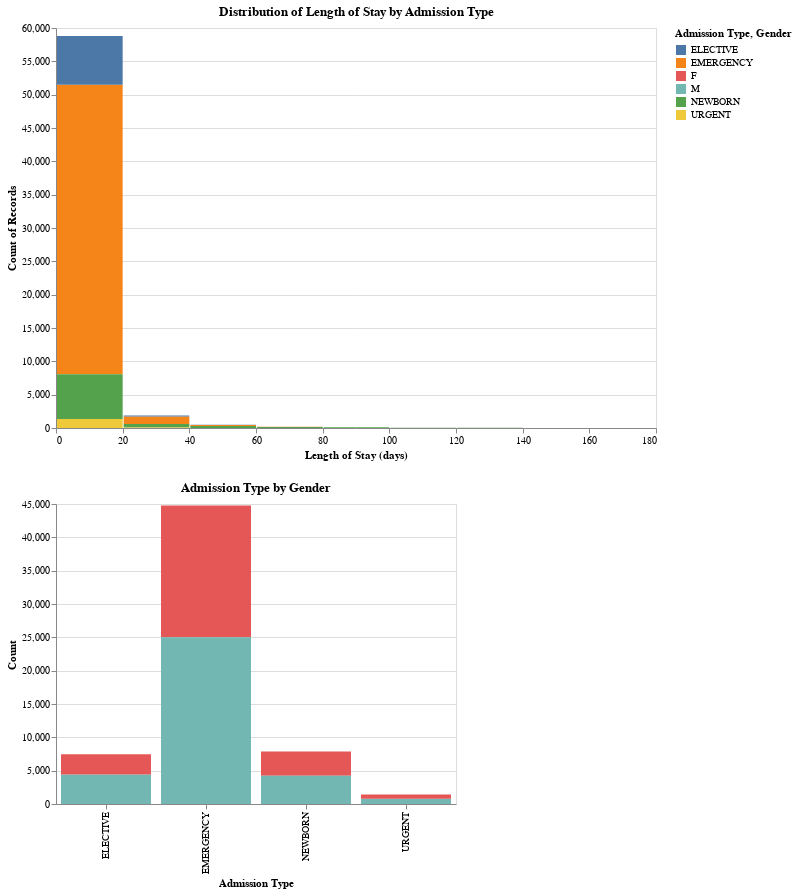

Source (notebook cell):
### Code cell
import altair as alt
import pandas as pd

# Enable VegaFusion
alt.data_transformers.enable("vegafusion")

# Load the parquet files into DataFrames
df_admissions = pd.read_parquet('admissions.parquet')
df_patients = pd.read_parquet('patients.parquet')
df_icustays = pd.read_parquet('icustays.parquet')

# Join the DataFrames
df = pd.merge(df_admissions, df_patients, on='SUBJECT_ID')
df = pd.merge(df, df_icustays, on=['SUBJECT_ID', 'HADM_ID'])

# Create a histogram of length of stay
los_hist = alt.Chart(df).mark_bar().encode(
    alt.X("LOS:Q", bin=True, title='Length of Stay (days)'),
    y='count()',
    color=alt.Color('ADMISSION_TYPE:N', title='Admission Type'),
    tooltip=['count()']
).properties(
    width=600,
    height=400,
    title='Distribution of Length of Stay by Admission Type'
)

# Create a bar chart of admission type by gender
adm_gender_bar = alt.Chart(df).mark_bar().encode(
    x=alt.X('ADMISSION_TYPE:N', title='Admission Type'),
    y=alt.Y('count()', title='Count'),
    color=alt.Color('GENDER:N', title='Gender'),
    tooltip=['count()']
).properties(
    width=400,
    height=300,
    title='Admission Type by Gender'
)

# Combine the charts
dashboard = alt.vconcat(los_hist, adm_gender_bar)

# Display the dashboard
dashboard

### Figure 1 — Vega specification as saved in the notebook (floating-point values rounded to 4 significant figures)
{"$schema": "https://vega.github.io/schema/vega/v5.json", "data": [{"name": "source_0"}, {"name": "data_0", "values": [{"ADMISSION_TYPE": "EMERGENCY", "__count": 43429, "__count_end": 51500.0, "__count_start": 8073.0, "bin_maxbins_10_LOS": 0.0, "bin_maxbins_10_LOS_end": 20.0}, {"ADMISSION_TYPE": "ELECTIVE", "__count": 7283, "__count_end": 58780.0, "__count_start": 51500.0, "bin_maxbins_10_LOS": 0.0, "bin_maxbins_10_LOS_end": 20.0}, {"ADMISSION_TYPE": "NEWBORN", "__count": 6732, "__count_end": 8073.0, "__count_start": 1341.0, "bin_maxbins_10_LOS": 0.0, "bin_maxbins_10_LOS_end": 20.0}, {"ADMISSION_TYPE": "URGENT", "__count": 1341, "__count_end": 1341.0, "__count_start": 0.0, "bin_maxbins_10_LOS": 0.0, "bin_maxbins_10_LOS_end": 20.0}, {"ADMISSION_TYPE": "EMERGENCY", "__count": 1128, "__count_end": 1729.0, "__count_start": 601.0, "bin_maxbins_10_LOS": 20.0, "bin_maxbins_10_LOS_end": 40.0}, {"ADMISSION_TYPE": "EMERGENCY", "__count": 171, "__count_end": 457.0, "__count_start": 286.0, "bin_maxbins_10_LOS": 40.0, "bin_maxbins_10_LOS_end": 60.0}, {"ADMISSION_TYPE": "NEWBORN", "__count": 272, "__count_end": 286.0, "__count_start": 14.0, "bin_maxbins_10_LOS": 40.0, "bin_maxbins_10_LOS_end": 60.0}, {"ADMISSION_TYPE": "NEWBORN", "__count": 100, "__count_end": 101.0, "__count_start": 1.0, "bin_maxbins_10_LOS": 80.0, "bin_maxbins_10_LOS_end": 100.0}, {"ADMISSION_TYPE": "NEWBORN", "__count": 543, "__count_end": 601.0, "__count_start": 58.0, "bin_maxbins_10_LOS": 20.0, "bin_maxbins_10_LOS_end": 40.0}, {"ADMISSION_TYPE": "NEWBORN", "__count": 140, "__count_end": 143.0, "__count_start": 3.0, "bin_maxbins_10_LOS": 60.0, "bin_maxbins_10_LOS_end": 80.0}, {"ADMISSION_TYPE": "URGENT", "__count": 58, "__count_end": 58.0, "__count_start": 0.0, "bin_maxbins_10_LOS": 20.0, "bin_maxbins_10_LOS_end": 40.0}, {"ADMISSION_TYPE": "ELECTIVE", "__count": 133, "__count_end": 1862.0, "__count_start": 1729.0, "bin_maxbins_10_LOS": 20.0, "bin_maxbins_10_LOS_end": 40.0}, {"ADMISSION_TYPE": "URGENT", "__count": 14, "__count_end": 14.0, "__count_start": 0.0, "bin_maxbins_10_LOS": 40.0, "bin_maxbins_10_LOS_end": 60.0}, {"ADMISSION_TYPE": "NEWBORN", "__count": 47, "__count_end": 47.0, "__count_start": 0.0, "bin_maxbins_10_LOS": 100.0, "bin_maxbins_10_LOS_end": 120.0}, {"ADMISSION_TYPE": "EMERGENCY", "__count": 8, "__count_end": 109.0, "__count_start": 101.0, "bin_maxbins_10_LOS": 80.0, "bin_maxbins_10_LOS_end": 100.0}, {"ADMISSION_TYPE": "NEWBORN", "__count": 10, "__count_end": 10.0, "__count_start": 0.0, "bin_maxbins_10_LOS": 140.0, "bin_maxbins_10_LOS_end": 160.0}, {"ADMISSION_TYPE": "EMERGENCY", "__count": 34, "__count_end": 177.0, "__count_start": 143.0, "bin_maxbins_10_LOS": 60.0, "bin_maxbins_10_LOS_end": 80.0}, {"ADMISSION_TYPE": "ELECTIVE", "__count": 27, "__count_end": 484.0, "__count_start": 457.0, "bin_maxbins_10_LOS": 40.0, "bin_maxbins_10_LOS_end": 60.0}, {"ADMISSION_TYPE": "NEWBORN", "__count": 25, "__count_end": 25.0, "__count_start": 0.0, "bin_maxbins_10_LOS": 120.0, "bin_maxbins_10_LOS_end": 140.0}, {"ADMISSION_TYPE": "URGENT", "__count": 3, "__count_end": 3.0, "__count_start": 0.0, "bin_maxbins_10_LOS": 60.0, "bin_maxbins_10_LOS_end": 80.0}, {"ADMISSION_TYPE": "ELECTIVE", "__count": 4, "__count_end": 113.0, "__count_start": 109.0, "bin_maxbins_10_LOS": 80.0, "bin_maxbins_10_LOS_end": 100.0}, {"ADMISSION_TYPE": "EMERGENCY", "__count": 8, "__count_end": 55.0, "__count_start": 47.0, "bin_maxbins_10_LOS": 100.0, "bin_maxbins_10_LOS_end": 120.0}, {"ADMISSION_TYPE": "URGENT", "__count": 1, "__count_end": 1.0, "__count_start": 0.0, "bin_maxbins_10_LOS": 80.0, "bin_maxbins_10_LOS_end": 100.0}, {"ADMISSION_TYPE": "EMERGENCY", "__count": 1, "__count_end": 11.0, "__count_start": 10.0, "bin_maxbins_10_LOS": 140.0, "bin_maxbins_10_LOS_end": 160.0}, {"ADMISSION_TYPE": "NEWBORN", "__count": 2, "__count_end": 2.0, "__count_start": 0.0, "bin_maxbins_10_LOS": 160.0, "bin_maxbins_10_LOS_end": 180.0}, {"ADMISSION_TYPE": "ELECTIVE", "__count": 1, "__count_end": 4.0, "__count_start": 3.0, "bin_maxbins_10_LOS": 160.0, "bin_maxbins_10_LOS_end": 180.0}, {"ADMISSION_TYPE": "ELECTIVE", "__count": 5, "__count_end": 182.0, "__count_start": 177.0, "bin_maxbins_10_LOS": 60.0, "bin_maxbins_10_LOS_end": 80.0}, {"ADMISSION_TYPE": "EMERGENCY", "__count": 1, "__count_end": 26.0, "__count_start": 25.0, "bin_maxbins_10_LOS": 120.0, "bin_maxbins_10_LOS_end": 140.0}, {"ADMISSION_TYPE": "EMERGENCY", "__count": 1, "__count_end": 3.0, "__count_start": 2.0, "bin_maxbins_10_LOS": 160.0, "bin_maxbins_10_LOS_end": 180.0}]}, {"name": "data_1", "values": [{"ADMISSION_TYPE": "EMERGENCY", "GENDER": "F", "__count": 19782, "__count_end": 44780.0, "__count_start": 25000.0}, {"ADMISSION_TYPE": "ELECTIVE", "GENDER": "M", "__count": 4432, "__count_end": 4432.0, "__count_start": 0.0}, {"ADMISSION_TYPE": "EMERGENCY", "GENDER": "M", "__count": 25000, "__count_end": 25000.0, "__count_start": 0.0}, {"ADMISSION_TYPE": "NEWBORN", "GENDER": "F", "__count": 3623, "__count_end": 7878.0, "__count_start": 4255.0}, {"ADMISSION_TYPE": "URGENT", "GENDER": "M", "__count": 782, "__count_end": 782.0, "__count_start": 0.0}, {"ADMISSION_TYPE": "ELECTIVE", "GENDER": "F", "__count": 3021, "__count_end": 7453.0, "__count_start": 4432.0}, {"ADMISSION_TYPE": "NEWBORN", "GENDER": "M", "__count": 4255, "__count_end": 4255.0, "__count_start": 0.0}, {"ADMISSION_TYPE": "URGENT", "GENDER": "F", "__count": 637, "__count_end": 1419.0, "__count_start": 782.0}]}, {"name": "data_0_color_domain_ADMISSION_TYPE_0", "values": [{"ADMISSION_TYPE": "EMERGENCY"}, {"ADMISSION_TYPE": "ELECTIVE"}, {"ADMISSION_TYPE": "NEWBORN"}, {"ADMISSION_TYPE": "URGENT"}]}, {"name": "data_1_color_domain_GENDER_1", "values": [{"GENDER": "F"}, {"GENDER": "M"}]}, {"name": "data_1_concat_1_x_domain_ADMISSION_TYPE", "values": [{"ADMISSION_TYPE": "EMERGENCY"}, {"ADMISSION_TYPE": "ELECTIVE"}, {"ADMISSION_TYPE": "NEWBORN"}, {"ADMISSION_TYPE": "URGENT"}]}], "signals": [{"name": "concat_0_bin_maxbins_10_LOS_bins", "value": {"fields": ["LOS"], "fname": "bin_LOS", "start": 0.0, "step": 20.0, "stop": 180.0}}, {"name": "concat_0_width", "value": 600}, {"name": "concat_0_height", "value": 400}, {"name": "concat_1_width", "value": 400}, {"name": "concat_1_height", "value": 300}], "marks": [{"type": "group", "name": "concat_0_group", "encode": {"update": {"height": {"signal": "concat_0_height"}, "width": {"signal": "concat_0_width"}}}, "marks": [{"type": "rect", "name": "concat_0_marks", "from": {"data": "data_0"}, "encode": {"update": {"x2": {"field": "bin_maxbins_10_LOS", "scale": "concat_0_x", "offset": {"signal": "0.5 + (abs(scale(\"concat_0_x\", datum[\"bin_maxbins_10_LOS_end\"]) - scale(\"concat_0_x\", datum[\"bin_maxbins_10_LOS\"])) < 0.25 ? -0.5 * (0.25 - (abs(scale(\"concat_0_x\", datum[\"bin_maxbins_10_LOS_end\"]) - scale(\"concat_0_x\", datum[\"bin_maxbins_10_LOS\"])))) : 0.5)"}}, "fill": {"field": "ADMISSION_TYPE", "scale": "color"}, "x": {"field": "bin_maxbins_10_LOS_end", "scale": "concat_0_x", "offset": {"signal": "0.5 + (abs(scale(\"concat_0_x\", datum[\"bin_maxbins_10_LOS_end\"]) - scale(\"concat_0_x\", datum[\"bin_maxbins_10_LOS\"])) < 0.25 ? 0.5 * (0.25 - (abs(scale(\"concat_0_x\", datum[\"bin_maxbins_10_LOS_end\"]) - scale(\"concat_0_x\", datum[\"bin_maxbins_10_LOS\"])))) : -0.5)"}}, "y2": {"field": "__count_start", "scale": "concat_0_y"}, "tooltip": {"signal": "{\"Count of Records\": format(datum[\"__count\"], \"\")}"}, "y": {"field": "__count_end", "scale": "concat_0_y"}}}, "style": ["bar"]}], "axes": [{"scale": "concat_0_y", "orient": "left", "tickCount": {"signal": "ceil(concat_0_height/40)"}, "labels": false, "domain": false, "grid": true, "minExtent": 0, "aria": false, "maxExtent": 0, "ticks": false, "zindex": 0, "gridScale": "concat_0_x"}, {"scale": "concat_0_x", "labelFlush": true, "labelOverlap": true, "tickCount": {"signal": "ceil(concat_0_width/10)"}, "zindex": 0, "title": "Length of Stay (days)", "orient": "bottom", "grid": false}, {"scale": "concat_0_y", "orient": "left", "grid": false, "title": "Count of Records", "tickCount": {"signal": "ceil(concat_0_height/40)"}, "zindex": 0, "labelOverlap": true}], "title": {"text": "Distribution of Length of Stay by Admission Type", "frame": "group"}, "style": "cell"}, {"type": "group", "name": "concat_1_group", "encode": {"update": {"height": {"signal": "concat_1_height"}, "width": {"signal": "concat_1_width"}}}, "marks": [{"type": "rect", "name": "concat_1_marks", "from": {"data": "data_1"}, "encode": {"update": {"y": {"field": "__count_end", "scale": "concat_1_y"}, "x": {"field": "ADMISSION_TYPE", "scale": "concat_1_x"}, "tooltip": {"signal": "{\"Count of Records\": format(datum[\"__count\"], \"\")}"}, "width": {"signal": "max(0.25, bandwidth('concat_1_x'))"}, "y2": {"field": "__count_start", "scale": "concat_1_y"}, "fill": {"field": "GENDER", "scale": "color"}}}, "style": ["bar"]}], "axes": [{"scale": "concat_1_y", "grid": true, "domain": false, "labels": false, "gridScale": "concat_1_x", "maxExtent": 0, "ticks": false, "orient": "left", "tickCount": {"signal": "ceil(concat_1_height/40)"}, "zindex": 0, "aria": false, "minExtent": 0}, {"scale": "concat_1_x", "grid": false, "title": "Admission Type", "labelBaseline": "middle", "labelAngle": 270, "zindex": 0, "orient": "bottom", "labelAlign": "right"}, {"scale": "concat_1_y", "tickCount": {"signal": "ceil(concat_1_height/40)"}, "orient": "left", "labelOverlap": true, "grid": false, "title": "Count", "zindex": 0}], "title": {"text": "Admission Type by Gender", "frame": "group"}, "style": "cell"}], "scales": [{"name": "color", "type": "ordinal", "domain": {"fields": [{"data": "data_0_color_domain_ADMISSION_TYPE_0", "field": "ADMISSION_TYPE"}, {"data": "data_1_color_domain_GENDER_1", "field": "GENDER"}], "sort": true}, "range": "category"}, {"name": "concat_0_x", "type": "linear", "domain": {"signal": "[concat_0_bin_maxbins_10_LOS_bins.start, concat_0_bin_maxbins_10_LOS_bins.stop]"}, "range": [0, {"signal": "concat_0_width"}], "bins": {"signal": "concat_0_bin_maxbins_10_LOS_bins"}, "zero": false}, {"name": "concat_0_y", "type": "linear", "domain": {"data": "data_0", "fields": ["__count_start", "__count_end"]}, "range": [{"signal": "concat_0_height"}, 0], "nice": true, "zero": true}, {"name": "concat_1_x", "type": "band", "domain": {"data": "data_1_concat_1_x_domain_ADMISSION_TYPE", "field": "ADMISSION_TYPE", "sort": true}, "range": [0, {"signal": "concat_1_width"}], "paddingInner": 0.1, "paddingOuter": 0.05}, {"name": "concat_1_y", "type": "linear", "domain": {"data": "data_1", "fields": ["__count_start", "__count_end"]}, "range": [{"signal": "concat_1_height"}, 0], "zero": true, "nice": true}], "legends": [{"title": "Admission Type, Gender", "fill": "color", "symbolType": "square"}], "padding": 5, "layout": {"padding": 20, "columns": 1, "bounds": "full", "align": "each"}, "background": "white"}
